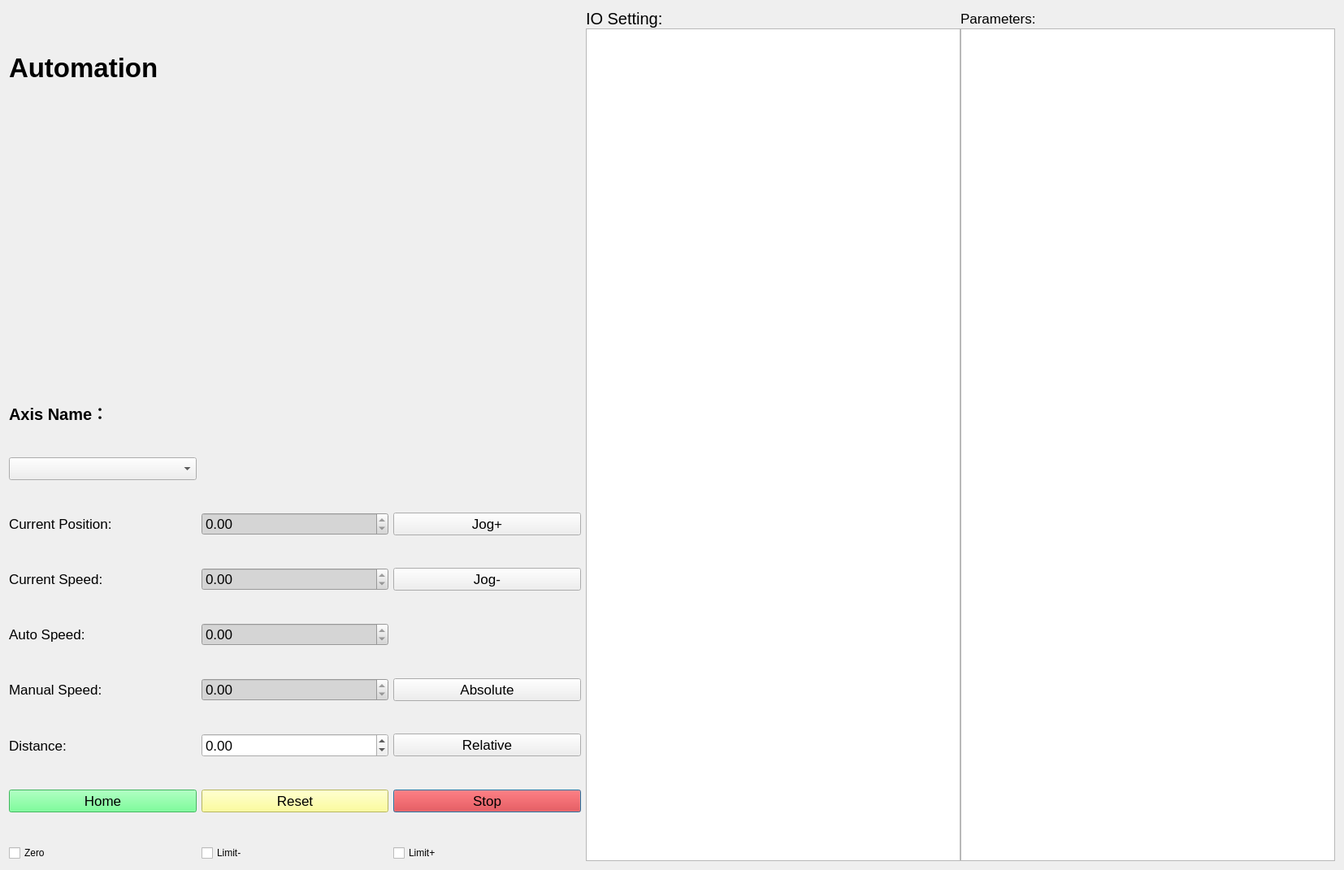
<?xml version="1.0" encoding="UTF-8"?>
<ui version="4.0">
 <class>automation</class>
 <widget class="QDialog" name="automation">
  <property name="geometry">
   <rect>
    <x>0</x>
    <y>0</y>
    <width>1654</width>
    <height>1071</height>
   </rect>
  </property>
  <property name="windowTitle">
   <string>Automation</string>
  </property>
  <layout class="QGridLayout" name="gridLayout" columnstretch="1,1,1,4,0">
   <property name="verticalSpacing">
    <number>40</number>
   </property>
   <item row="7" column="0">
    <widget class="QLabel" name="lb_man_speed">
     <property name="font">
      <font>
       <pointsize>13</pointsize>
      </font>
     </property>
     <property name="text">
      <string>Manual Speed:</string>
     </property>
    </widget>
   </item>
   <item row="8" column="1">
    <widget class="QDoubleSpinBox" name="dsb_step">
     <property name="sizePolicy">
      <sizepolicy hsizetype="Preferred" vsizetype="Fixed">
       <horstretch>0</horstretch>
       <verstretch>0</verstretch>
      </sizepolicy>
     </property>
     <property name="font">
      <font>
       <pointsize>13</pointsize>
      </font>
     </property>
     <property name="minimum">
      <double>-10000.000000000000000</double>
     </property>
     <property name="maximum">
      <double>10000.000000000000000</double>
     </property>
    </widget>
   </item>
   <item row="9" column="2">
    <widget class="QPushButton" name="pb_axis_stop">
     <property name="sizePolicy">
      <sizepolicy hsizetype="Preferred" vsizetype="Fixed">
       <horstretch>0</horstretch>
       <verstretch>0</verstretch>
      </sizepolicy>
     </property>
     <property name="font">
      <font>
       <pointsize>13</pointsize>
      </font>
     </property>
     <property name="styleSheet">
      <string notr="true">background-color: rgb(255, 0, 0);</string>
     </property>
     <property name="text">
      <string>Stop</string>
     </property>
    </widget>
   </item>
   <item row="7" column="1">
    <widget class="QDoubleSpinBox" name="dsb_man_speed">
     <property name="sizePolicy">
      <sizepolicy hsizetype="Preferred" vsizetype="Fixed">
       <horstretch>0</horstretch>
       <verstretch>0</verstretch>
      </sizepolicy>
     </property>
     <property name="font">
      <font>
       <pointsize>13</pointsize>
      </font>
     </property>
     <property name="styleSheet">
      <string notr="true">background-color: rgb(213, 213, 213);</string>
     </property>
     <property name="readOnly">
      <bool>true</bool>
     </property>
     <property name="minimum">
      <double>-10000.000000000000000</double>
     </property>
     <property name="maximum">
      <double>10000.000000000000000</double>
     </property>
    </widget>
   </item>
   <item row="6" column="1">
    <widget class="QDoubleSpinBox" name="dsb_auto_speed">
     <property name="font">
      <font>
       <pointsize>13</pointsize>
      </font>
     </property>
     <property name="styleSheet">
      <string notr="true">background-color: rgb(213, 213, 213);</string>
     </property>
     <property name="readOnly">
      <bool>true</bool>
     </property>
     <property name="minimum">
      <double>-10000.000000000000000</double>
     </property>
    </widget>
   </item>
   <item row="9" column="1">
    <widget class="QPushButton" name="pb_reset">
     <property name="sizePolicy">
      <sizepolicy hsizetype="Preferred" vsizetype="Fixed">
       <horstretch>0</horstretch>
       <verstretch>0</verstretch>
      </sizepolicy>
     </property>
     <property name="font">
      <font>
       <pointsize>13</pointsize>
      </font>
     </property>
     <property name="styleSheet">
      <string notr="true">background-color: rgb(255, 255, 127);</string>
     </property>
     <property name="text">
      <string>Reset</string>
     </property>
    </widget>
   </item>
   <item row="8" column="0">
    <widget class="QLabel" name="lb_step">
     <property name="font">
      <font>
       <pointsize>13</pointsize>
      </font>
     </property>
     <property name="text">
      <string>Distance:</string>
     </property>
    </widget>
   </item>
   <item row="6" column="0">
    <widget class="QLabel" name="lb_auto_speed">
     <property name="font">
      <font>
       <pointsize>13</pointsize>
      </font>
     </property>
     <property name="text">
      <string>Auto Speed:</string>
     </property>
    </widget>
   </item>
   <item row="10" column="0">
    <widget class="QCheckBox" name="cb_zero">
     <property name="sizePolicy">
      <sizepolicy hsizetype="Preferred" vsizetype="Fixed">
       <horstretch>0</horstretch>
       <verstretch>0</verstretch>
      </sizepolicy>
     </property>
     <property name="styleSheet">
      <string notr="true"/>
     </property>
     <property name="text">
      <string>Zero</string>
     </property>
    </widget>
   </item>
   <item row="10" column="1">
    <widget class="QCheckBox" name="cb_limitm">
     <property name="sizePolicy">
      <sizepolicy hsizetype="Preferred" vsizetype="Fixed">
       <horstretch>0</horstretch>
       <verstretch>0</verstretch>
      </sizepolicy>
     </property>
     <property name="text">
      <string>Limit-</string>
     </property>
    </widget>
   </item>
   <item row="10" column="2">
    <widget class="QCheckBox" name="cb_limitp">
     <property name="sizePolicy">
      <sizepolicy hsizetype="Preferred" vsizetype="Fixed">
       <horstretch>0</horstretch>
       <verstretch>0</verstretch>
      </sizepolicy>
     </property>
     <property name="text">
      <string>Limit+</string>
     </property>
    </widget>
   </item>
   <item row="0" column="3" rowspan="11">
    <layout class="QGridLayout" name="gridLayout_2">
     <item row="1" column="0">
      <widget class="QTableWidget" name="tw_io"/>
     </item>
     <item row="0" column="0">
      <widget class="QLabel" name="lb_io">
       <property name="sizePolicy">
        <sizepolicy hsizetype="Preferred" vsizetype="Fixed">
         <horstretch>0</horstretch>
         <verstretch>0</verstretch>
        </sizepolicy>
       </property>
       <property name="maximumSize">
        <size>
         <width>16777215</width>
         <height>10000</height>
        </size>
       </property>
       <property name="font">
        <font>
         <pointsize>15</pointsize>
        </font>
       </property>
       <property name="text">
        <string>IO Setting:</string>
       </property>
       <property name="alignment">
        <set>Qt::AlignBottom|Qt::AlignLeading|Qt::AlignLeft</set>
       </property>
      </widget>
     </item>
     <item row="1" column="1">
      <widget class="QTableWidget" name="tw_para"/>
     </item>
     <item row="0" column="1">
      <widget class="QLabel" name="lb_para">
       <property name="font">
        <font>
         <pointsize>13</pointsize>
        </font>
       </property>
       <property name="text">
        <string>Parameters:</string>
       </property>
      </widget>
     </item>
    </layout>
   </item>
   <item row="5" column="1">
    <widget class="QDoubleSpinBox" name="dsb_real_speed">
     <property name="font">
      <font>
       <pointsize>13</pointsize>
      </font>
     </property>
     <property name="styleSheet">
      <string notr="true">background-color: rgb(213, 213, 213);</string>
     </property>
     <property name="readOnly">
      <bool>true</bool>
     </property>
     <property name="minimum">
      <double>-10000.000000000000000</double>
     </property>
    </widget>
   </item>
   <item row="8" column="2">
    <widget class="QPushButton" name="pb_relative">
     <property name="sizePolicy">
      <sizepolicy hsizetype="Preferred" vsizetype="Fixed">
       <horstretch>0</horstretch>
       <verstretch>0</verstretch>
      </sizepolicy>
     </property>
     <property name="font">
      <font>
       <pointsize>13</pointsize>
      </font>
     </property>
     <property name="text">
      <string>Relative</string>
     </property>
    </widget>
   </item>
   <item row="9" column="0">
    <widget class="QPushButton" name="pb_home">
     <property name="font">
      <font>
       <pointsize>13</pointsize>
      </font>
     </property>
     <property name="styleSheet">
      <string notr="true">background-color: rgb(85, 255, 127);</string>
     </property>
     <property name="text">
      <string>Home</string>
     </property>
    </widget>
   </item>
   <item row="4" column="1">
    <widget class="QDoubleSpinBox" name="dsb_real_pos">
     <property name="sizePolicy">
      <sizepolicy hsizetype="Preferred" vsizetype="Fixed">
       <horstretch>0</horstretch>
       <verstretch>0</verstretch>
      </sizepolicy>
     </property>
     <property name="font">
      <font>
       <pointsize>13</pointsize>
      </font>
     </property>
     <property name="styleSheet">
      <string notr="true">background-color: rgb(213, 213, 213);</string>
     </property>
     <property name="readOnly">
      <bool>true</bool>
     </property>
     <property name="minimum">
      <double>-10000.000000000000000</double>
     </property>
     <property name="maximum">
      <double>10000.000000000000000</double>
     </property>
    </widget>
   </item>
   <item row="7" column="2">
    <widget class="QPushButton" name="pb_absolute">
     <property name="sizePolicy">
      <sizepolicy hsizetype="Preferred" vsizetype="Fixed">
       <horstretch>0</horstretch>
       <verstretch>0</verstretch>
      </sizepolicy>
     </property>
     <property name="font">
      <font>
       <pointsize>13</pointsize>
      </font>
     </property>
     <property name="text">
      <string>Absolute</string>
     </property>
    </widget>
   </item>
   <item row="3" column="0">
    <widget class="QComboBox" name="cb_axis">
     <property name="font">
      <font>
       <pointsize>13</pointsize>
      </font>
     </property>
     <property name="maxVisibleItems">
      <number>10</number>
     </property>
    </widget>
   </item>
   <item row="0" column="0">
    <widget class="QLabel" name="lb_title">
     <property name="font">
      <font>
       <pointsize>25</pointsize>
       <weight>75</weight>
       <bold>true</bold>
      </font>
     </property>
     <property name="text">
      <string>Automation</string>
     </property>
    </widget>
   </item>
   <item row="4" column="2">
    <widget class="QPushButton" name="pb_jog1">
     <property name="sizePolicy">
      <sizepolicy hsizetype="Preferred" vsizetype="Fixed">
       <horstretch>0</horstretch>
       <verstretch>0</verstretch>
      </sizepolicy>
     </property>
     <property name="font">
      <font>
       <pointsize>13</pointsize>
      </font>
     </property>
     <property name="text">
      <string>Jog+</string>
     </property>
    </widget>
   </item>
   <item row="4" column="0">
    <widget class="QLabel" name="lb_real_pos">
     <property name="font">
      <font>
       <pointsize>13</pointsize>
      </font>
     </property>
     <property name="text">
      <string>Current Position:</string>
     </property>
    </widget>
   </item>
   <item row="5" column="0">
    <widget class="QLabel" name="lb_real_speed">
     <property name="font">
      <font>
       <pointsize>13</pointsize>
      </font>
     </property>
     <property name="text">
      <string>Current Speed:</string>
     </property>
    </widget>
   </item>
   <item row="5" column="2">
    <widget class="QPushButton" name="pb_jog2">
     <property name="sizePolicy">
      <sizepolicy hsizetype="Preferred" vsizetype="Fixed">
       <horstretch>0</horstretch>
       <verstretch>0</verstretch>
      </sizepolicy>
     </property>
     <property name="font">
      <font>
       <pointsize>13</pointsize>
      </font>
     </property>
     <property name="text">
      <string>Jog-</string>
     </property>
    </widget>
   </item>
   <item row="2" column="0">
    <widget class="QLabel" name="lb_axis">
     <property name="sizePolicy">
      <sizepolicy hsizetype="Preferred" vsizetype="Preferred">
       <horstretch>0</horstretch>
       <verstretch>0</verstretch>
      </sizepolicy>
     </property>
     <property name="maximumSize">
      <size>
       <width>16777215</width>
       <height>10000</height>
      </size>
     </property>
     <property name="font">
      <font>
       <pointsize>15</pointsize>
       <weight>75</weight>
       <bold>true</bold>
      </font>
     </property>
     <property name="text">
      <string>Axis Name：</string>
     </property>
     <property name="alignment">
      <set>Qt::AlignBottom|Qt::AlignLeading|Qt::AlignLeft</set>
     </property>
    </widget>
   </item>
  </layout>
 </widget>
 <resources/>
 <connections/>
</ui>
